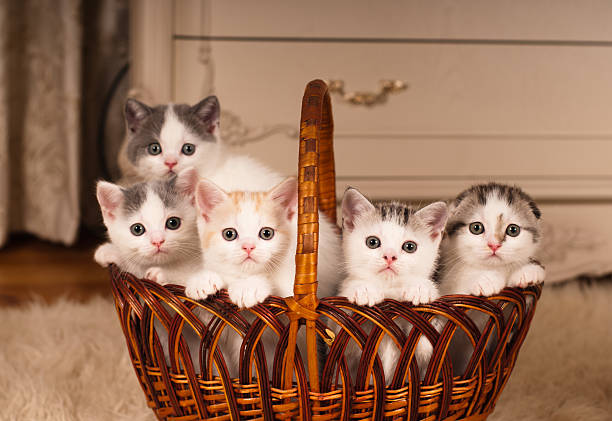
#> input picture computer_vision/opencv/photos/cats.jpg, 612 x 421 px, found by its file name
$ python edge_detection.py
#> lines starting #> are read from the running program, lines starting #| are printed output that depends on the picture
import cv2 as cv
import numpy as np

img = cv.imread('photos/cats.jpg')
#> img is the input picture: shape (421, 612, 3); mean B, G, R 90.5, 114.6, 154.4
cv.imshow('Image', img)

gray = cv.cvtColor(img, cv.COLOR_BGR2GRAY)
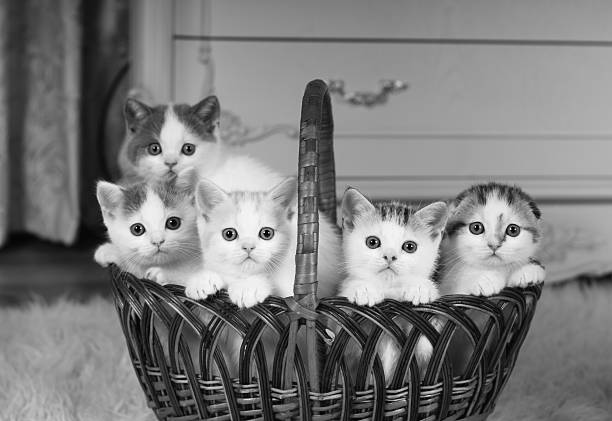
#> gray: shape (421, 612); min 0, max 254, mean 123.8
cv.imshow('Gray', gray)

# laplacian
lap = cv.Laplacian(gray, cv.CV_64F)
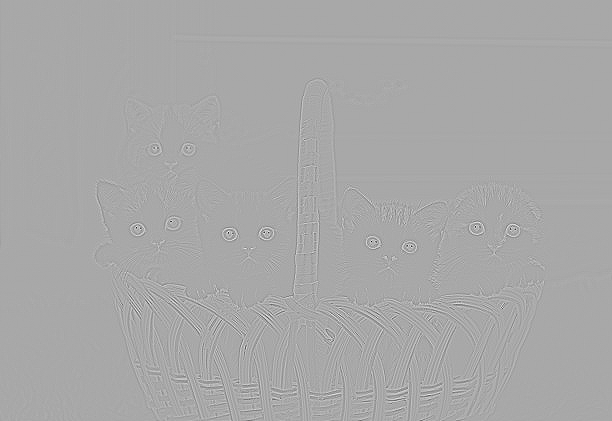
#> lap: shape (421, 612) float64; min -832, max 428, mean 0; drawn with min black and max white
lap = np.uint8(np.absolute(lap))
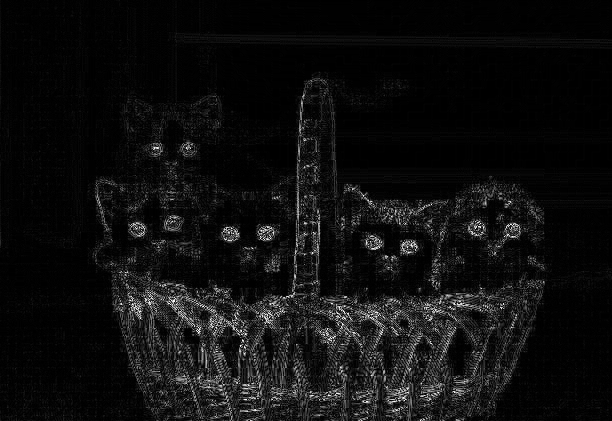
#> lap: shape (421, 612); min 0, max 255, mean 14.9
cv.imshow('Laplacian', lap)

cv.waitKey(0)

$ run again, with computer_vision/opencv/photos/bgr_sample.jpg copied over computer_vision/opencv/photos/cats.jpg
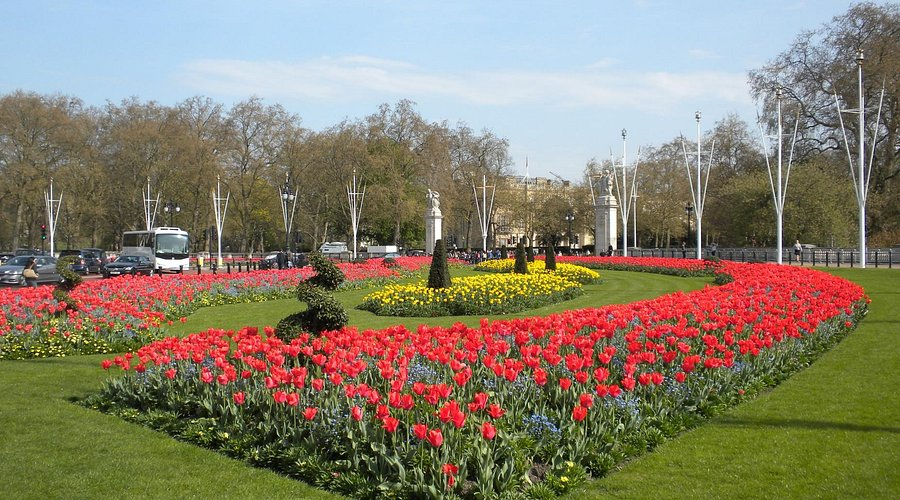
#> input picture computer_vision/opencv/photos/bgr_sample.jpg, 900 x 500 px, found by its file name
#> img is the input picture: shape (500, 900, 3); mean B, G, R 107.1, 127.1, 135.6
#> `gray = cv.cvtColor(img, cv.COLOR_BGR2GRAY)`:
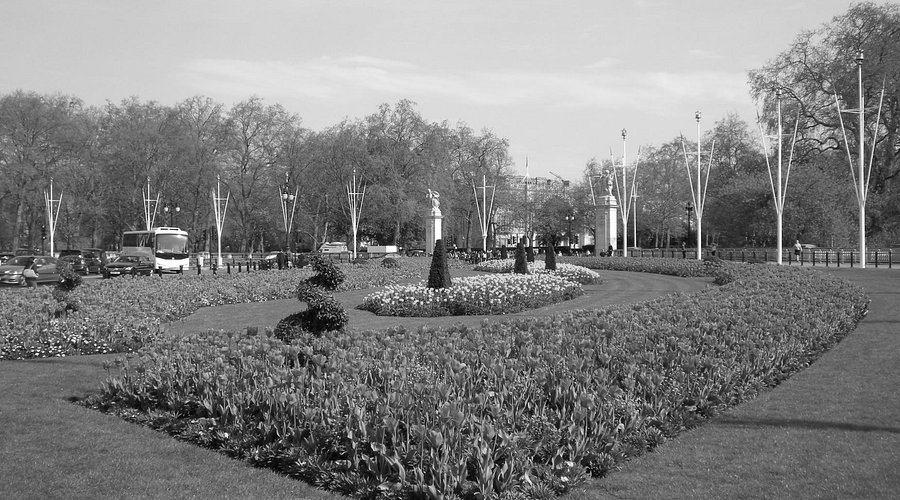
#> gray: shape (500, 900); min 0, max 255, mean 127.4
#> `lap = np.uint8(np.absolute(lap))`:
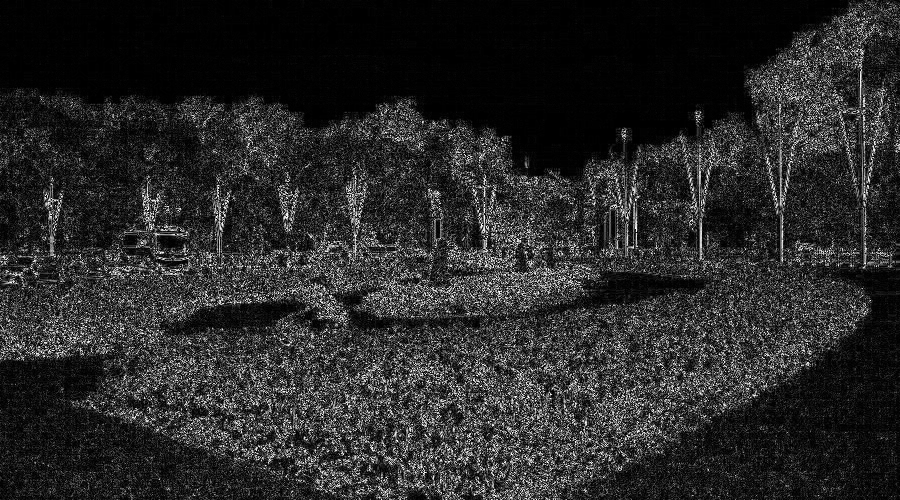
#> lap: shape (500, 900); min 0, max 255, mean 41.1

$ run again, with computer_vision/opencv/photos/cat_large.jpg copied over computer_vision/opencv/photos/cats.jpg
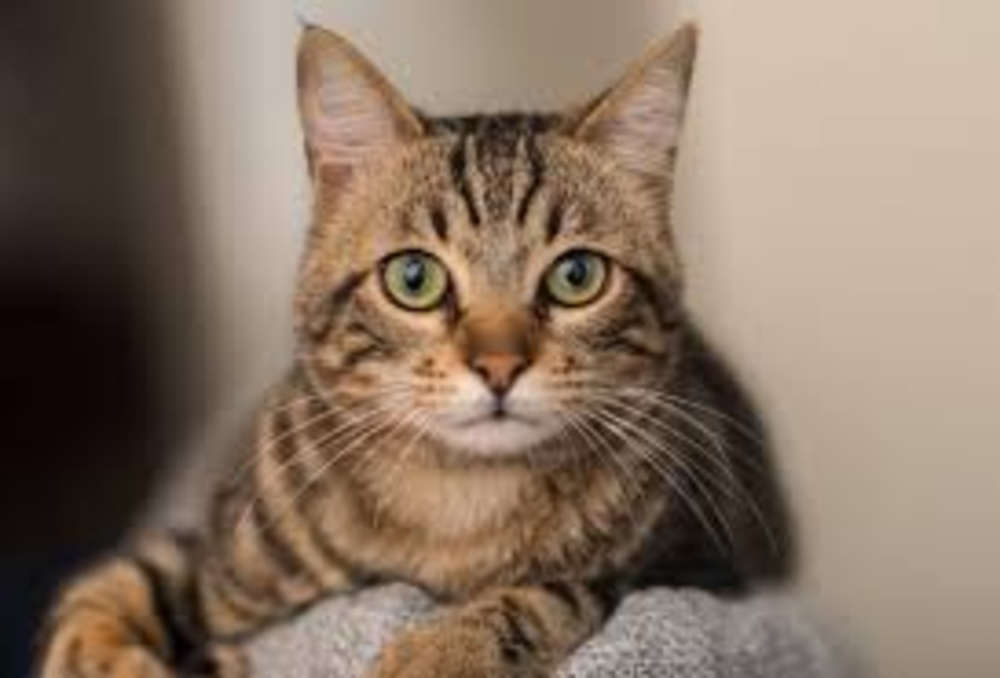
#> input picture computer_vision/opencv/photos/cat_large.jpg, 1000 x 678 px, shrunk from 2400 x 1626 before the run, found by its file name
#> img is the input picture: shape (678, 1000, 3); mean B, G, R 99.7, 116.1, 135.1
#> `gray = cv.cvtColor(img, cv.COLOR_BGR2GRAY)`:
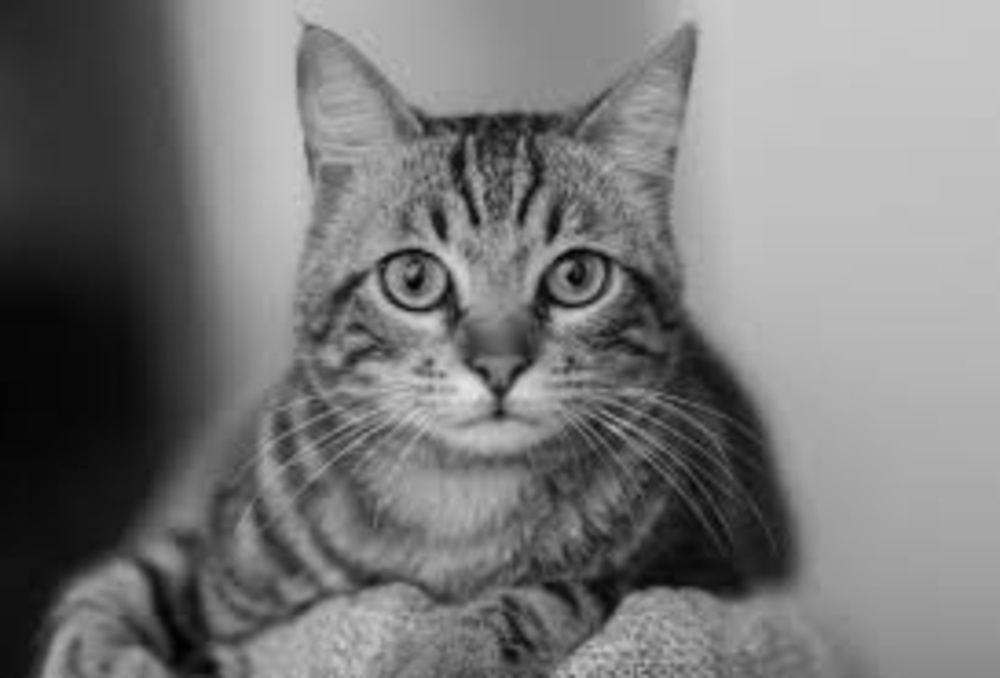
#> gray: shape (678, 1000); min 1, max 228, mean 119.9
#> `lap = np.uint8(np.absolute(lap))`:
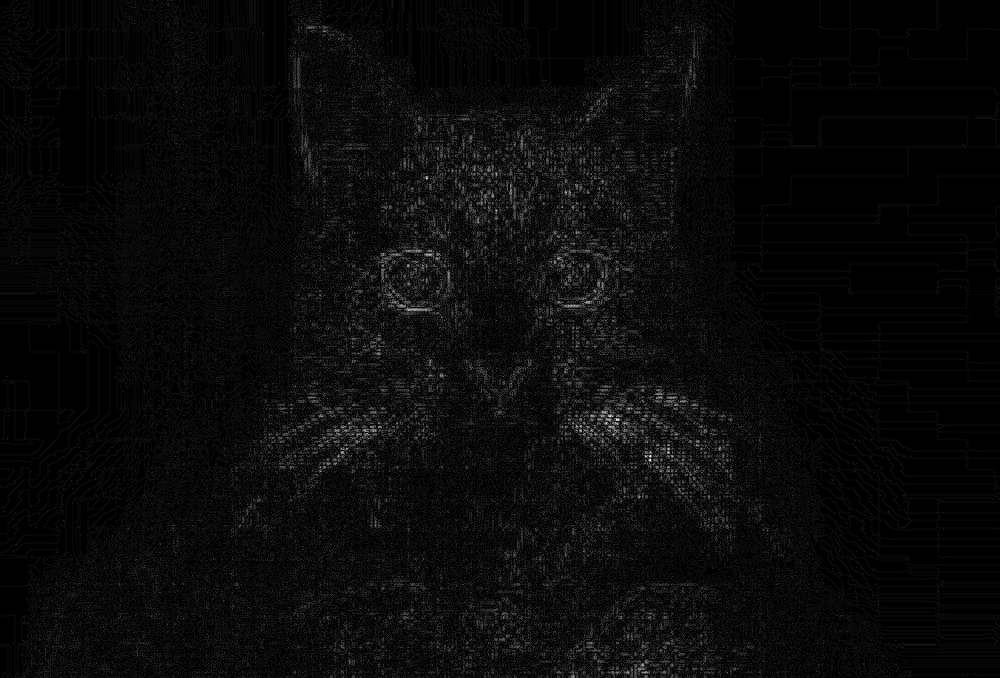
#> lap: shape (678, 1000); min 0, max 37, mean 1.5; drawn with min black and max white

$ run again, with computer_vision/opencv/photos/group1.jpg copied over computer_vision/opencv/photos/cats.jpg
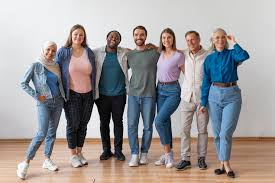
#> input picture computer_vision/opencv/photos/group1.jpg, 275 x 183 px, found by its file name
#> img is the input picture: shape (183, 275, 3); mean B, G, R 154.1, 153.9, 158.5
#> `lap = cv.Laplacian(gray, cv.CV_64F)`:
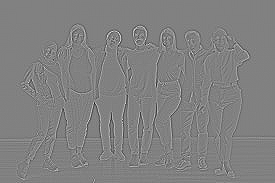
#> lap: shape (183, 275) float64; min -486, max 473, mean 0; drawn with min black and max white
#> `lap = np.uint8(np.absolute(lap))`:
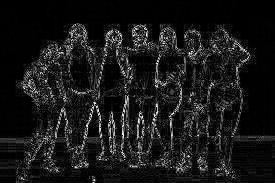
#> lap: shape (183, 275); min 0, max 255, mean 24.4
